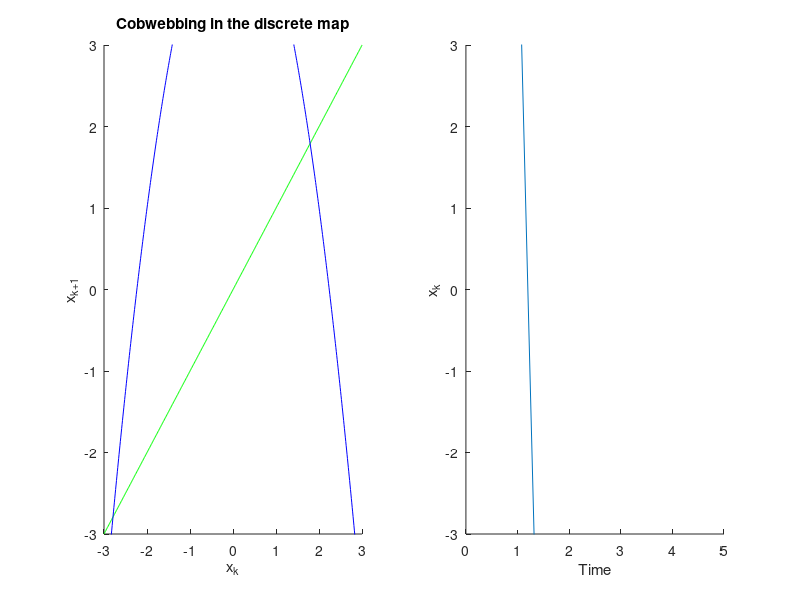

Source code (MATLAB):
clear all;
close all;

f=inline('r-x.^2','x','r');

r = input('Enter the bifurcation parameter r (0 < r < 4): ');
x = input('Enter the starting value x1 (-2 < x1 < 2): ');
n = input('Enter the total number of iterations in a sequence n (0 < n < 50): ');
%fig1=figure;

subplot(1,2,2);
axis([0 n -3 3]);
xlabel('Time');
ylabel('x_k');
hold on;

subplot(1,2,1);
title('Cobwebbing in the discrete map');
xlabel('x_k'); 
ylabel('x_{k+1}'); %hold off;
axis([-3 3 -3 3]); 
hold on;

s = -3 : 0.01 : 3; % a mesh for the unit interval of x
plot(s,s,'g'); % plotting the diagonal y = x
y = f(s,r);
plot(s,y,'b') % plotting the discrete map: y = r*x*(1-x)
for k = 1:n
    x(k+1)=f(x(k),r); % automatic extension of the vector x from scalar
end
plot([x(1), x(1)],[x(1),x(2)],'r'); % the first vertical segment of the picture
plot([x(1),x(1)],[x(1),x(2)],'r');
for k = 2 : n
    % Plot in subfigure 1
    subplot(1,2,1);
    plot([x(k-1),x(k)],[x(k),x(k)],'r'); % a horizonal segment of the picture
    plot([x(k),x(k)],[x(k),x(k+1)],'r'); % a vertical segment of the picture
    % Plot in subfigure 2
    subplot(1,2,2);
    plot([k-1,k],[x(k-1),x(k)]);
    pause(1); % intermediate pause to follow the cobwebbing over time
end